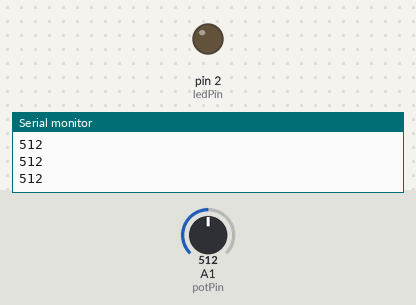
Recording of a sketch running on a simulated Arduino Uno, built with avr-gcc and run on an emulated ATmega328P. Parts: output pins drawn as LEDs (lit = HIGH), the last lines printed to the serial monitor. The test bench sets the inputs (shaded band); at power-on: A1 (potPin) = 512.

Above: at 1.2 s.
1.3 s: A1 (potPin) set to 990
3.2 s: A1 (potPin) set to 1010
At 4.8 s:
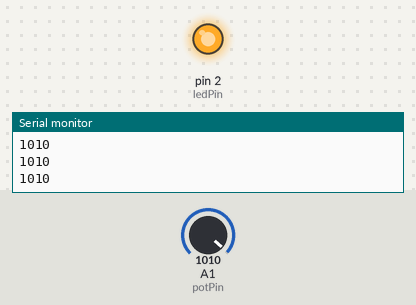
5.1 s: A1 (potPin) set to 900
At 6.6 s:
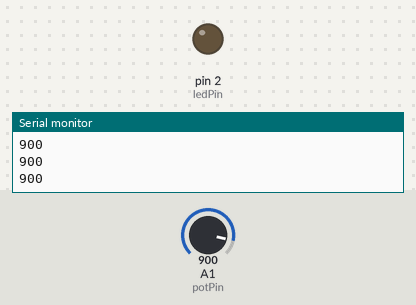
7.1 s: A1 (potPin) set to 1023
At 8.2 s:
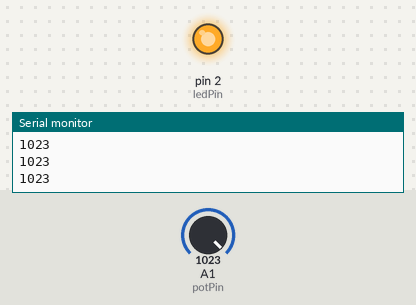
Timing chart, 0 to 10.1 s (numbered marks = the images above; inputs shaded):
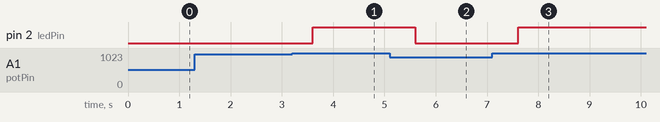

Measured:
- the behaviour switches between 1000 and 1001 on A1 (potPin) (found by bisection; images 0 and 1)
- after the input at 3.2 s, pin 2 (ledPin): LOW → HIGH after 0.40 s
- after the input at 5.1 s, pin 2 (ledPin): HIGH → LOW after 0.50 s
- after the input at 7.1 s, pin 2 (ledPin): LOW → HIGH after 0.51 s

The sketch:

Uso_del_while.ino
```cpp
int potPin = A1, ledPin = 2, potVal, dt = 400;

void setup() {
  Serial.begin(9600);
  pinMode(potPin, INPUT);
  pinMode(ledPin, OUTPUT);
}

void loop() {
  potVal = analogRead(potPin);
  Serial.println(potVal);
  delay(dt);

  while (potVal > 1000) {///Si el valor es mayor de 1000 entonces hara que el led encienda
    digitalWrite(ledPin, HIGH);
    Serial.println(potVal);
    potVal = analogRead(potPin);
    delay(dt);
  }
  digitalWrite(ledPin, LOW);

}
```
